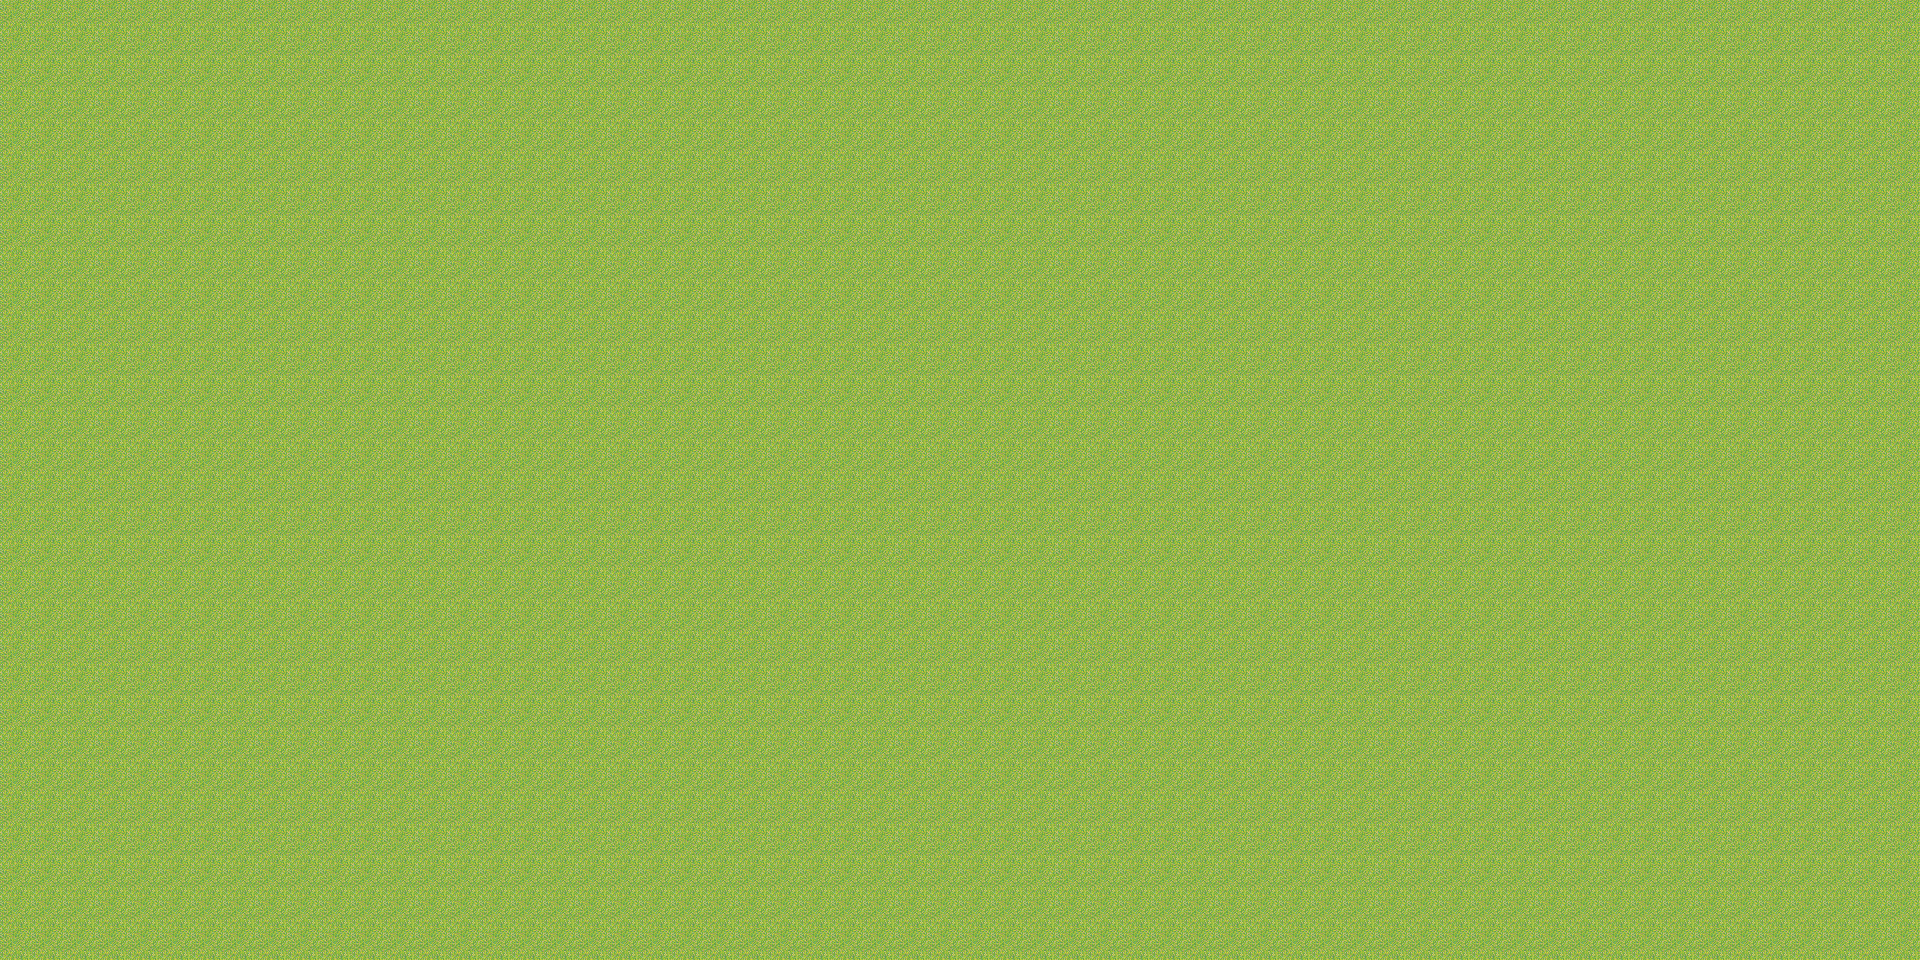

Rendered tile map (Tiled .tmx) drawn with the repository's tilesets; below, a short description and the map source with its tile grids summarised:
An orthogonal 60x30 tile map with 32x32 px tiles, 4 tile layers (Level - 1, Tile Layer 2, Tile Layer 3, collision), 2 tilesets and 1 object (mainPlayer).

<map version="1.0" orientation="orthogonal" width="60" height="30" tilewidth="32" tileheight="32">
 <tileset firstgid="1" name="metatiles32x32" tilewidth="32" tileheight="32">
  <image source="area01_tileset/metatiles32x32.png" width="160" height="32" />
 </tileset>
 <tileset firstgid="6" name="ForestSet" tilewidth="32" tileheight="32">
  <image source="sprite/ForestSet.png" width="256" height="4128" />
 </tileset>
 <layer name="Level - 1" width="60" height="30">
  <data>[1800 cells, 1800 non-empty, 1 distinct tile ids]</data>
 </layer>
 <layer name="Tile Layer 2" width="60" height="30">
  <data>[1800 cells, 0 non-empty, 0 distinct tile ids]</data>
 </layer>
 <layer name="Tile Layer 3" width="60" height="30">
  <data>[1800 cells, 0 non-empty, 0 distinct tile ids]</data>
 </layer>
 <objectgroup name="Entities" width="60" height="30">
  <object name="mainPlayer" x="399" y="664" width="32" height="32">
   <properties>
    <property name="image" value="link" />
    <property name="spritewidth" value="40" />
   </properties>
  </object>
 </objectgroup>
 <layer name="collision" width="60" height="30">
  <data>[1800 cells, 0 non-empty, 0 distinct tile ids]</data>
 </layer>
</map>
